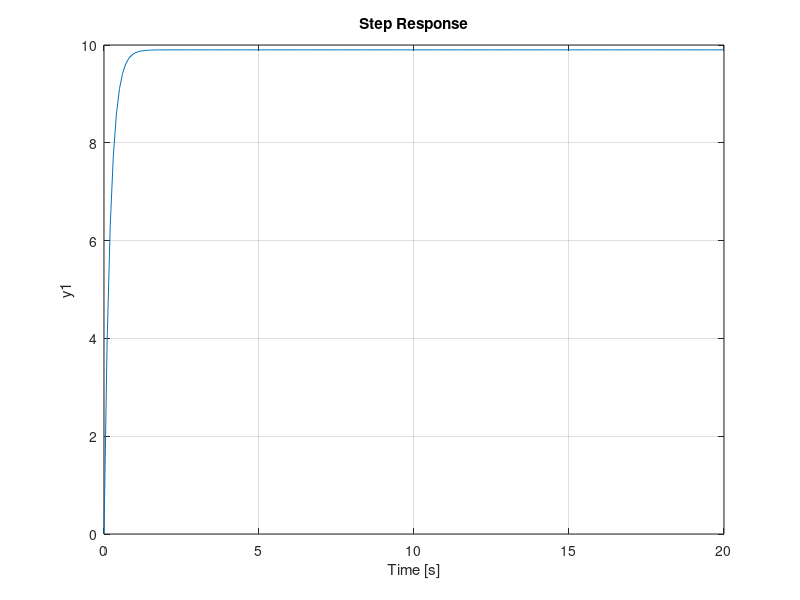

The MATLAB source for this figure:
clc;clear all;
m = 1000;
b = 50;
r = 10;

s = tf('s');
P_cruise = 1/(m*s + b);

% Kp = 100;
Kp = 5000;
C = pid(Kp);

T = feedback(C*P_cruise,1)

t = 0:0.1:20;
step(r*T,t)
axis([0 20 0 10])